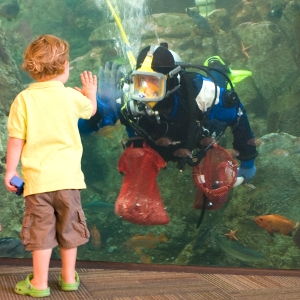
#> input picture Lab 4/dataset/train/aquarium/sun_acjrhiyqadrbtovi.jpg, 300 x 300 px, found by its file name; the run also reads 1 picture not shown here
$ jupyter execute --allow-errors Practicum_Fondations_CV_Lab4.ipynb   (older library calls are emulated)
#> lines starting #> are read from the running program, lines starting #| are printed output that depends on the picture
#> further down, original_image is the input picture: shape (300, 300, 3); mean B, G, R 93.8, 117.9, 115.7
#> the loop `for k in k_values:` made 3 passes
#> pass 1, in harris_corner_detector, `gray = cv2.cvtColor(image, cv2.COLOR_BGR2GRAY).astype(np.float32)`:
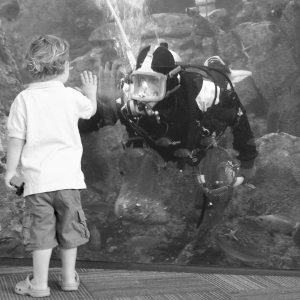
#> gray: shape (300, 300) float32; min 8, max 255, mean 114.5
#> pass 1, in harris_corner_detector, `Ix = cv2.Sobel(gray, cv2.CV_64F, 1, 0, ksize=3)`:
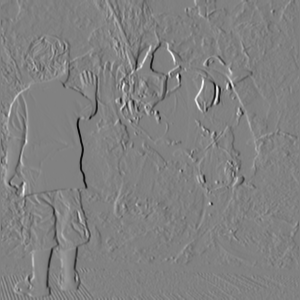
#> Ix: shape (300, 300) float64; min -812, max 789, mean -0.7; drawn with min black and max white
#> pass 1, in harris_corner_detector, `Iy = cv2.Sobel(gray, cv2.CV_64F, 0, 1, ksize=3)`:
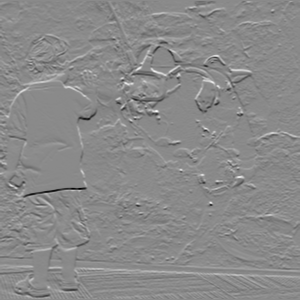
#> Iy: shape (300, 300) float64; min -788, max 666, mean -0.5; drawn with min black and max white
#> pass 1, in harris_corner_detector, `Ixx = Ix * Ix`:
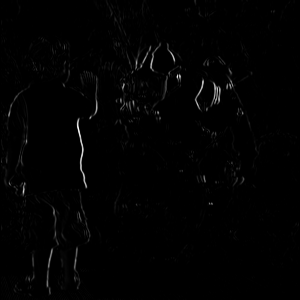
#> Ixx: shape (300, 300) float64; min 0, max 659344, mean 6165.8; drawn with min black and max white
#> pass 1, `plt.show()`:
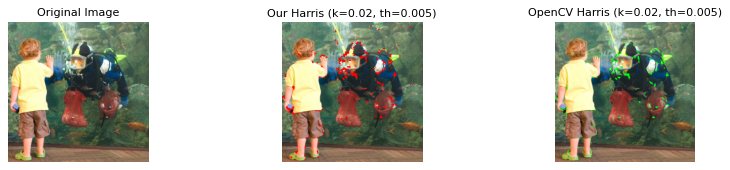
#> figure drawn by matplotlib, 3 panels
[cell 1]
# Importing working libraries
import os
import cv2
import urllib3
import imutils
import numpy as np
import pandas as pd
from PIL import Image
from matplotlib import pyplot as plt

# Select your development environment
environment = "Google Colab" # "Google Colab", "Local"

# Loading depending on environment
lab4_path = ""
if environment == "Google Colab":
  from google.colab import drive
  from google.colab.patches import cv2_imshow
  # Import from my google drive
  drive.mount('/content/drive')
  lab4_path = "/content/drive/MyDrive/Colab Notebooks/UAB Project/Computer Vision/UAB23-Computer-Vision-Labs/Lab 4"
else:
  lab4_path = "./"

# Load images path
path_images = os.path.join(lab4_path,"dataset")
path_images_train = os.path.join(path_images,"train")
path_images_test = os.path.join(path_images,"test")

# Block 4. Feature detection, Image descriptors and BoVW

This lab explores the fundamental concepts of feature extraction and feature descriptors in computer vision. It delves into various feature detection techniques like Harris corner and LoG blob detectors, and descriptor methods like SIFT, SURF, and ORB. Additionally, the lab introduces the Bag of Visual Words model, demonstrating its application in image classification, particularly using a subset of the VOC dataset.

### Objectives:
1. **Implement Feature extraction methods**
  - **Implement Harris Corner Detector**: Understand and implement the Harris corner detection algorithm to identify corner features in images.
  - **Implement LoG Blob Detector**: Learn and apply the Laplacian of Gaussian method for blob detection in images.
2. **Implement Image feature descriptors** (Reusing part of the feature extraction code)
  - **Implement Normalized Color Histogram and Color Space Changes**: Explore color features by implementing normalized color histograms and understanding the impact of different color spaces.
  - **Use SIFT, SURF, and ORB**: Use these feature descriptors, analyze their strengths and weaknesses, and compare their performance.
3. **Provide a Pipeline for Bag of Words and Compute Results on Subset of VOC Dataset**: Develop a Bag of Visual Words model and test its efficacy in classifying images from a subset of the VOC dataset.

---

### Mandatory Questions:

1. Explain the principles behind corner detectors, specifically the Harris corner detection method. Why is it effective in identifying corners?

Corner detectors, such as the Harris corner detection method, aim to identify points in an image where there are rapid intensity changes in multiple directions. The Harris corner detector evaluates the variation of intensity in different directions by comparing small shifts in the image. It utilizes a mathematical expression involving the eigenvalues of a matrix derived from the local intensity gradients. Corners are identified as points where the eigenvalues are both large. The method is effective in identifying corners because corners exhibit significant intensity changes in various directions, making them distinctive features.

2. Discuss the main differences between edge detection and corner detection. Why are corners considered more robust features?

Edge detection focuses on identifying areas of rapid intensity changes, typically along boundaries. Corner detection, on the other hand, looks for points where intensity changes occur in multiple directions. Corners are considered more robust features because they provide information about the local structure of an image and are less sensitive to noise than edges. Edges can be affected by noise and may not represent unique points in the image.

3. What are the limitations of the Harris corner detector in complex images?

The Harris corner detector may face challenges in complex images due to factors like noise, varying lighting conditions, and occlusions. It may also struggle with repetitive patterns that don't form distinct corners. Additionally, it's sensitive to the choice of parameters, and improper tuning can lead to false positives or missed corners.

4. Describe the Laplacian of Gaussian blob detector. How does it differ from edge detection?

The LoG blob detector combines smoothing with a Gaussian filter and then applying the Laplacian operator to identify regions of rapid intensity change. It differs from edge detection as it emphasizes regions with a significant change in intensity, capturing both edges and corners. This method is effective in identifying blob-like structures in an image, such as circular objects.

5. Discuss the role of feature descriptors in object recognition.

Feature descriptors encode information about the local structure around key points detected in an image. They play a crucial role in object recognition by providing a compact representation of image features that is robust to changes in scale, rotation, and illumination. Matching these descriptors between images enables the recognition of objects despite variations.

6. Why are color histograms useful for image feature extraction? Describe the process of creating a normalized color histogram.

Color histograms provide a distribution of pixel intensities across different color channels. They are useful for image feature extraction as they capture the color distribution in an image. Creating a normalized color histogram involves dividing the counts in each bin of the histogram by the total number of pixels, resulting in a normalized representation of color distribution.

7. How does a change in color space affect feature extraction in images?

A change in color space can significantly affect feature extraction in images. Different color spaces represent colors in different ways, and choosing the right color space can enhance the effectiveness of feature extraction algorithms. For example, using a color space that separates luminance and chrominance information may be beneficial for certain tasks. Color spaces like HSV or LAB are commonly employed in image processing for their perceptual uniformity and separation of color components.

8. Explain the concepts of scale and rotation invariance in feature detection. For each algorithm (SIFT, SURF, and ORB), explain how they handle scale and rotation variations in images.
9. Compare SIFT, SURF, and ORB in terms of computational efficiency and accuracy.
10. What is the role of orientation assignment in the SIFT algorithm?
11. How does the ORB algorithm differ from SIFT and SURF in terms of feature matching?
12. How do feature descriptors contribute to the process of image stitching (for panorama images)?
13. Discuss the impact of varying lighting conditions on feature detection and description. How can these challenges be mitigated?
14. What are the key steps in constructing a Bag of Visual Words model? Explain each of them in detail.
15. In the context of the Bag of Visual Words model, explain the significance of feature quantization. Discuss on which steps it can be done and how it affects the results.

### Optional Deep Dive Questions:

1. Discuss the potential weaknesses of the LoG blob detector in real-world scenarios. Propose improvements.
2. Explore the potential of hybrid color spaces (combining properties of different color models) in improving the robustness of feature extraction for applications in varied lighting and environmental conditions.
3. Discuss the impact of varying image resolutions on the effectiveness of feature descriptors.
4. Discuss the limitations of current feature descriptors in handling occlusions and propose potential improvements.
5. Evaluate the performance of hybrid feature detectors that combine the properties of multiple algorithms (like SIFT and Harris). What are the potential benefits?
6. Analyze the role of feature extraction in content-based image retrieval systems. How do they impact the efficiency and accuracy of searches?
7. How might the Bag of Visual Words model be modified or extended to improve classification accuracy?
8. Consider the role of context in feature-based image classification. How might contextual information be incorporated into the Bag of Visual Words model?

### Exercise 1: Harris Corner Detector Implementation
**Objective**:

Implement the Harris Corner Detection algorithm to identify corner features in images.

**Guideline**:
- Load image.
- Implement the basic Harris Corner Detection algorithm.
- Apply the algorithm to the images and visualize the detected corners.
- Explore the impact of parameter changes on detection quality.
- (Optional) Implement the Harris-Laplace and the Harris-Affine improvments and compare the pros and cons of each version

**Expected Results**:
- A working Harris Corner Detection implementation.
- Visualization of corner detection in various images.

[cell 2]
def harris_corner_detector(image, k=0.04, threshold=0.01):
    # Convert the image to grayscale
    gray = cv2.cvtColor(image, cv2.COLOR_BGR2GRAY).astype(np.float32)

    # Compute gradients using Sobel operators
    Ix = cv2.Sobel(gray, cv2.CV_64F, 1, 0, ksize=3)
    Iy = cv2.Sobel(gray, cv2.CV_64F, 0, 1, ksize=3)

    # Compute elements of the Harris matrix
    Ixx = Ix * Ix
    Iyy = Iy * Iy
    Ixy = Ix * Iy

    # Compute the sum of squared differences
    Sxx = cv2.GaussianBlur(Ixx, (3, 3), 0)
    Syy = cv2.GaussianBlur(Iyy, (3, 3), 0)
    Sxy = cv2.GaussianBlur(Ixy, (3, 3), 0)

    # Compute the determinant and trace of the Harris matrix
    det = (Sxx * Syy) - (Sxy ** 2)
    trace = Sxx + Syy

    # Compute the Harris response
    harris_response = det - k * (trace ** 2)

    # Threshold the response to identify corners
    corners = np.where(harris_response > threshold * harris_response.max())

    # Draw circles around the detected corners
    result = image.copy()
    result[corners] = [0, 0, 255]  # Red color for corners

    return result

# List of images
images_path = [
    os.path.join(path_images_train,"aquarium","sun_acjrhiyqadrbtovi.jpg"),
    os.path.join(path_images_train,"aquarium","sun_aamlnkpomzzujqpa.jpg"),
    os.path.join(path_images_train,"aquarium","sun_aashbnpnxflmstxu.jpg"),
    os.path.join(path_images_train,"kitchen","sun_afbibxsnpvkmvhxn.jpg"),
    os.path.join(path_images_train,"kitchen","sun_acgxyyrqtufcunpm.jpg"),
    os.path.join(path_images_train,"kitchen","sun_ahyafiyoyrzkifbh.jpg")
]

# Parameters variations
k_values = [0.02, 0.10, 0.20]
threshold_values = [0.005, 0.015, 0.025]

#> (the rest of this cell did not finish here and is left out)

### Exercise 2: LoG Blob Detector Implementation
**Objective**:

Develop and apply the LoG method for blob detection in images, understanding its application in feature extraction.

**Guideline**:
- Select diverse images for blob detection.
- Implement the LoG Blob Detector.
- Analyze the LoG method's effectiveness.
- Compare LoG with other blob detection methods.
- (Optional) Implement your own version of other methods (DoG, DoH, ...) or design your own

**Expected Results**:
- Documented LoG Blob Detector implementation.
- Comparative analysis of blob detection results.
- Evaluation of method effectiveness and limitations.

[cell 3]
from matplotlib.colors import Normalize

def log_blob_detector(img, sigma):
    img_blur = cv2.GaussianBlur(img, (0, 0), sigmaX=sigma, sigmaY=sigma)
    img_log = cv2.Laplacian(img_blur, cv2.CV_64F)
    img_log_abs = np.absolute(img_log)
    return(img_log_abs)

def dog_blob_detector(img, sigma1, sigma2):
    img_blur1 = cv2.GaussianBlur(img, (0, 0), sigmaX=sigma1, sigmaY=sigma1)
    img_blur2 = cv2.GaussianBlur(img, (0, 0), sigmaX=sigma2, sigmaY=sigma2)
    img_dog = img_blur1 - img_blur2
    return(img_dog)

# List of images
images_path = [
    os.path.join(path_images_train,"aquarium","sun_acjrhiyqadrbtovi.jpg"),
    os.path.join(path_images_train,"aquarium","sun_aamlnkpomzzujqpa.jpg"),
    os.path.join(path_images_train,"aquarium","sun_aashbnpnxflmstxu.jpg"),
    os.path.join(path_images_train,"kitchen","sun_afbibxsnpvkmvhxn.jpg"),
    os.path.join(path_images_train,"kitchen","sun_acgxyyrqtufcunpm.jpg"),
    os.path.join(path_images_train,"kitchen","sun_ahyafiyoyrzkifbh.jpg")
]

sigma_value = 1.5

#> (the rest of this cell did not finish here and is left out)

#> in log_blob_detector, `img_log = cv2.Laplacian(img_blur, cv2.CV_64F)`:
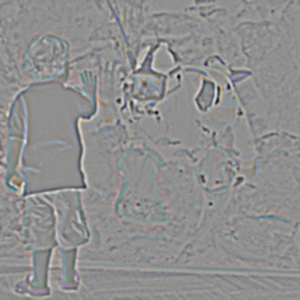
#> img_log: shape (300, 300, 3) float64; mean R, G, B 0, 0, 0; drawn with min black and max white
#> in log_blob_detector, `img_log_abs = np.absolute(img_log)`:
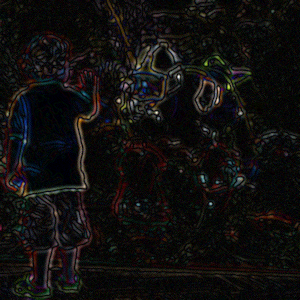
#> img_log_abs: shape (300, 300, 3) float64; mean R, G, B 3.1, 2.8, 2.7; drawn with min black and max white
    img_dog_blob = dog_blob_detector(img, sigma_value, sigma_value * 1.6)
#> in dog_blob_detector, `img_dog = img_blur1 - img_blur2`:
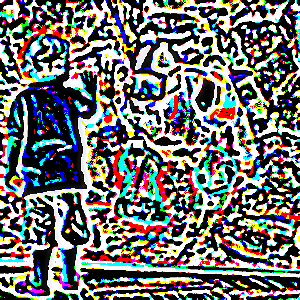
#> img_dog: shape (300, 300, 3); mean R, G, B 112.3, 113.4, 111.7
#> `plt.show()`:
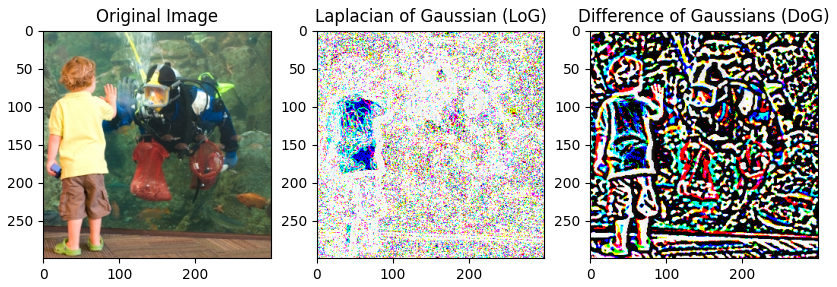
#> figure drawn by matplotlib, 3 panels
    # Display
    plt.figure(figsize=(10, 5))
    plt.subplot(131), plt.imshow(img), plt.title('Original Image')
    plt.subplot(132), plt.imshow((img_log_blob* 255).astype(np.uint8)), plt.title('Laplacian of Gaussian (LoG)')
    plt.subplot(133), plt.imshow((img_dog_blob* 255).astype(np.uint8)), plt.title('Difference of Gaussians (DoG)')
    plt.show()

### Exercise 3: Normalized Color Histogram and Color Space Changes
**Objective**:
Implement normalized color histograms and explore color space transformations' impact on feature extraction.

**Guideline**:
- Implement normalized color histograms.
- Transform images into different color spaces and generate histograms.
- Analyze the impact of color space changes.

**Expected Results**:
- Color histograms in various spaces for a set of images.
- Comparative analysis on color space impact.
- Discussion on color in feature extraction and analysis.

[cell 4]
def normalize_histogram(hist):
    return hist / np.sum(hist)

def calculate_normalized_color_histogram(image, bins=64):
    # Calculate the histogram for each channel (Blue, Green, Red)
    hist_blue = cv2.calcHist([image], [0], None, [bins], [0, 256])
    hist_green = cv2.calcHist([image], [1], None, [bins], [0, 256])
    hist_red = cv2.calcHist([image], [2], None, [bins], [0, 256])

    # Normalize the histograms
    hist_blue_normalized = normalize_histogram(hist_blue)
    hist_green_normalized = normalize_histogram(hist_green)
    hist_red_normalized = normalize_histogram(hist_red)

    return hist_blue_normalized, hist_green_normalized, hist_red_normalized

def plot_images_and_histograms(image, hist1, hist2, hist3, title, title1, title2, title3, img_log_blob, img_dog_blob):
    fig, axes = plt.subplots(1, 6, figsize=(20, 5))
    # Plot the original image
    axes[0].imshow(image)
    axes[0].set_title(title)
    # Plot the blob images
    axes[1].imshow((img_log_blob* 255).astype(np.uint8))
    axes[1].set_title('LoG Blob Detector')
    axes[2].imshow((img_dog_blob* 255).astype(np.uint8))
    axes[2].set_title('DoG Blob Detector')
    # Plot the histograms
    axes[3].plot(hist1, color='b')
    axes[3].set_title(title1)
    axes[4].plot(hist2, color='g')
    axes[4].set_title(title2)
    axes[5].plot(hist3, color='r')
    axes[5].set_title(title3)
    # Display
    plt.tight_layout()
    plt.show()

# List of images
images_path = [
    os.path.join(path_images_train,"aquarium","sun_acjrhiyqadrbtovi.jpg"),
    os.path.join(path_images_train,"aquarium","sun_aamlnkpomzzujqpa.jpg"),
    os.path.join(path_images_train,"aquarium","sun_aashbnpnxflmstxu.jpg"),
    os.path.join(path_images_train,"kitchen","sun_afbibxsnpvkmvhxn.jpg"),
    os.path.join(path_images_train,"kitchen","sun_acgxyyrqtufcunpm.jpg"),
    os.path.join(path_images_train,"kitchen","sun_ahyafiyoyrzkifbh.jpg")
]

#> (the rest of this cell did not finish here and is left out)

  img_log_blob_hsv, img_dog_blob_hsv = log_blob_detector(image_hsv, sigma_value), dog_blob_detector(image_hsv, sigma_value, sigma_value * 1.6)
  img_log_blob_lab, img_dog_blob_lab = log_blob_detector(image_lab, sigma_value), dog_blob_detector(image_lab, sigma_value, sigma_value * 1.6)

  # Calculate normalized color histograms
  hist_blue, hist_green, hist_red = calculate_normalized_color_histogram(image_bgr)
#> in calculate_normalized_color_histogram, `hist_blue = cv2.calcHist([image], [0], None, [bins], [0, 256])`: hist_blue = 64 values, max 7576 at index 63, min 178 at index 2, mean 1406.2
#> in calculate_normalized_color_histogram, `hist_green = cv2.calcHist([image], [1], None, [bins], [0, 256])`: hist_green = 64 values, max 4408 at index 63, min 3 at index 0, mean 1406.2
#> in calculate_normalized_color_histogram, `hist_red = cv2.calcHist([image], [2], None, [bins], [0, 256])`: hist_red = 64 values, max 4291 at index 14, min 29 at index 1, mean 1406.2
#> in calculate_normalized_color_histogram, `hist_blue_normalized = normalize_histogram(hist_blue)`: hist_blue_normalized = 64 values, max 0.0842 at index 63, min 0.00198 at index 2, mean 0.0156
#> in calculate_normalized_color_histogram, `hist_green_normalized = normalize_histogram(hist_green)`: hist_green_normalized = 64 values, max 0.049 at index 63, min 3.33e-05 at index 0, mean 0.0156
#> in calculate_normalized_color_histogram, `hist_red_normalized = normalize_histogram(hist_red)`: hist_red_normalized = 64 values, max 0.0477 at index 14, min 0.000322 at index 1, mean 0.0156
#> `hist_blue, hist_green, hist_red = calculate_normalized_color_histogram..`: hist_blue has the same summary as hist_blue_normalized in calculate_normalized_color_histogram; hist_green has the same summary as hist_green_normalized in calculate_normalized_color_histogram; hist_red has the same summary as hist_red_normalized in calculate_normalized_color_histogram
  hist_hue, hist_saturation, hist_value = calculate_normalized_color_histogram(image_hsv)
#> `hist_hue, hist_saturation, hist_value = calculate_normalized_color_his..`: hist_hue = 64 values, max 0.0995 at index 3, min 0 at index 45, mean 0.0156; hist_saturation = 64 values, max 0.0685 at index 16, min 0.000589 at index 56, mean 0.0156; hist_value = 64 values, max 0.0883 at index 63, min 0 at index 0, mean 0.0156
  hist_lightness, hist_a, hist_b = calculate_normalized_color_histogram(image_lab)
#> `hist_lightness, hist_a, hist_b = calculate_normalized_color_histogram(..`: hist_lightness = 64 values, max 0.0394 at index 31, min 0 at index 0, mean 0.0156; hist_a = 64 values, max 0.224 at index 28, min 0 at index 0, mean 0.0156; hist_b = 64 values, max 0.192 at index 35, min 0 at index 0, mean 0.0156

  # Plot the original image and histograms in RGB color space
  plot_images_and_histograms(image_bgr, hist_blue, hist_green, hist_red, 'Original Image (RGB)', 'Blue Histogram (RGB)', 'Green Histogram (RGB)', 'Red Histogram (RGB)', img_log_blob_bgr, img_dog_blob_bgr)
  plot_images_and_histograms(image_hsv, hist_hue, hist_saturation, hist_value, 'Original Image (HSV)', 'Hue Histogram (HSV)', 'Saturation Histogram (HSV)', 'Value Histogram (HSV)', img_log_blob_hsv, img_dog_blob_hsv)
#> call 2 of plot_images_and_histograms, with hist1 = array of shape (64, 1), hist2 = array of shape (64, 1), hist3 = array of shape (64, 1), title = 'Original Image (HSV)', title1 = 'Hue Histogram (HSV)', title2 = 'Saturation Histogram (HSV)', title3 = 'Value Histogram (HSV)'
#> in plot_images_and_histograms (call 2), `plt.show()`:
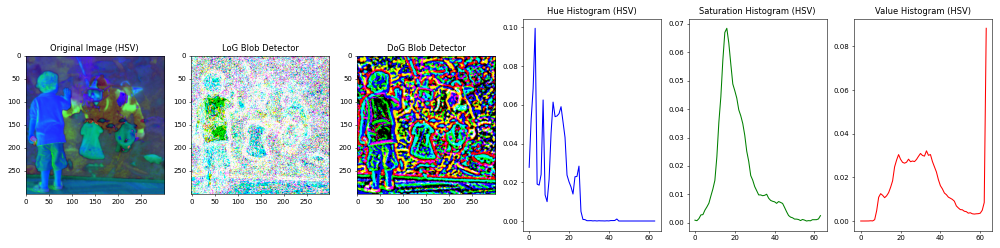
#> figure drawn by matplotlib, 6 panels; panel 4: curve peaks at x = 3, y = 0.0995; panel 5: curve peaks at x = 16, y = 0.0685; panel 6: curve peaks at x = 63, y = 0.0883
  plot_images_and_histograms(image_lab, hist_lightness, hist_a, hist_b, 'Original Image (LAB)', 'Lightness Histogram (LAB)', 'A Histogram (LAB)', 'B Histogram (LAB)', img_log_blob_lab, img_dog_blob_lab)
#> (the rest of the program and of its run is left out)
